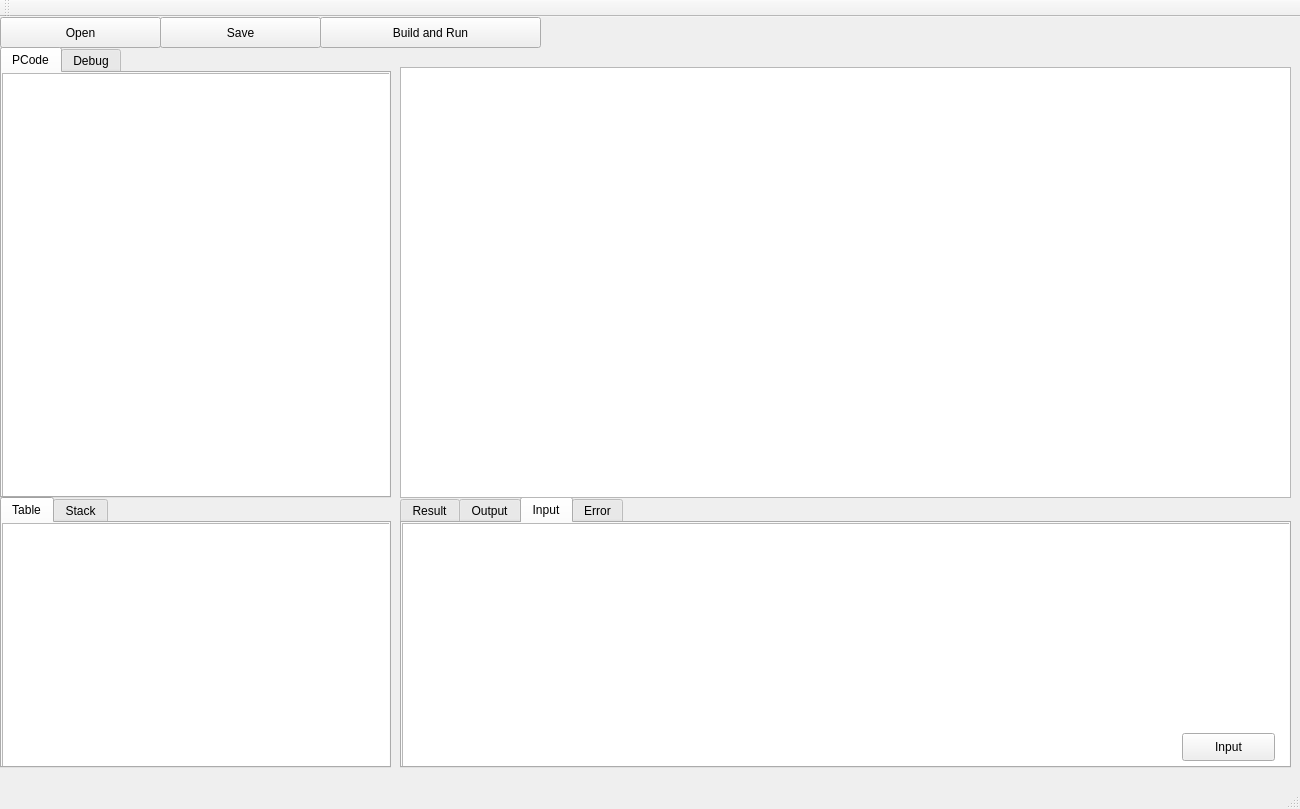
<?xml version="1.0" encoding="UTF-8"?>
<ui version="4.0">
 <class>MainWindow</class>
 <widget class="QMainWindow" name="MainWindow">
  <property name="geometry">
   <rect>
    <x>0</x>
    <y>0</y>
    <width>1300</width>
    <height>809</height>
   </rect>
  </property>
  <property name="windowTitle">
   <string>MainWindow</string>
  </property>
  <widget class="QWidget" name="centralWidget">
   <widget class="QLabel" name="pcodelabel">
    <property name="geometry">
     <rect>
      <x>900</x>
      <y>20</y>
      <width>81</width>
      <height>20</height>
     </rect>
    </property>
    <property name="text">
     <string/>
    </property>
   </widget>
   <widget class="QPushButton" name="buildRunButton">
    <property name="geometry">
     <rect>
      <x>320</x>
      <y>0</y>
      <width>221</width>
      <height>31</height>
     </rect>
    </property>
    <property name="cursor">
     <cursorShape>PointingHandCursor</cursorShape>
    </property>
    <property name="styleSheet">
     <string notr="true">font: 75 12pt &quot;Consolas&quot;;</string>
    </property>
    <property name="text">
     <string>Build and Run</string>
    </property>
   </widget>
   <widget class="QTabWidget" name="tabWidget">
    <property name="geometry">
     <rect>
      <x>400</x>
      <y>480</y>
      <width>891</width>
      <height>271</height>
     </rect>
    </property>
    <property name="whatsThis">
     <string>&lt;html&gt;&lt;head/&gt;&lt;body&gt;&lt;p&gt;&lt;br/&gt;&lt;/p&gt;&lt;/body&gt;&lt;/html&gt;</string>
    </property>
    <property name="styleSheet">
     <string notr="true"/>
    </property>
    <property name="currentIndex">
     <number>2</number>
    </property>
    <widget class="QWidget" name="result">
     <attribute name="title">
      <string>Result</string>
     </attribute>
     <widget class="QPlainTextEdit" name="resultText">
      <property name="geometry">
       <rect>
        <x>0</x>
        <y>0</y>
        <width>891</width>
        <height>251</height>
       </rect>
      </property>
      <property name="readOnly">
       <bool>true</bool>
      </property>
     </widget>
    </widget>
    <widget class="QWidget" name="Output">
     <attribute name="title">
      <string>Output</string>
     </attribute>
     <widget class="QPlainTextEdit" name="outputText">
      <property name="geometry">
       <rect>
        <x>0</x>
        <y>0</y>
        <width>891</width>
        <height>251</height>
       </rect>
      </property>
      <property name="readOnly">
       <bool>true</bool>
      </property>
     </widget>
    </widget>
    <widget class="QWidget" name="Input">
     <attribute name="title">
      <string>Input</string>
     </attribute>
     <widget class="QPlainTextEdit" name="inputText">
      <property name="geometry">
       <rect>
        <x>0</x>
        <y>0</y>
        <width>891</width>
        <height>251</height>
       </rect>
      </property>
      <property name="cursor" stdset="0">
       <cursorShape>IBeamCursor</cursorShape>
      </property>
      <property name="plainText">
       <string/>
      </property>
     </widget>
     <widget class="QPushButton" name="inputButton">
      <property name="geometry">
       <rect>
        <x>780</x>
        <y>210</y>
        <width>93</width>
        <height>28</height>
       </rect>
      </property>
      <property name="text">
       <string>Input</string>
      </property>
     </widget>
    </widget>
    <widget class="QWidget" name="tab">
     <attribute name="title">
      <string>Error</string>
     </attribute>
     <widget class="QPlainTextEdit" name="errorText">
      <property name="geometry">
       <rect>
        <x>0</x>
        <y>0</y>
        <width>891</width>
        <height>251</height>
       </rect>
      </property>
      <property name="readOnly">
       <bool>true</bool>
      </property>
     </widget>
    </widget>
   </widget>
   <widget class="QPlainTextEdit" name="inputTextEdit">
    <property name="geometry">
     <rect>
      <x>400</x>
      <y>50</y>
      <width>891</width>
      <height>431</height>
     </rect>
    </property>
    <property name="cursor" stdset="0">
     <cursorShape>IBeamCursor</cursorShape>
    </property>
    <property name="plainText">
     <string/>
    </property>
   </widget>
   <widget class="QPushButton" name="SaveFileButton">
    <property name="geometry">
     <rect>
      <x>160</x>
      <y>0</y>
      <width>161</width>
      <height>31</height>
     </rect>
    </property>
    <property name="cursor">
     <cursorShape>PointingHandCursor</cursorShape>
    </property>
    <property name="styleSheet">
     <string notr="true">font: 75 12pt &quot;Consolas&quot;;</string>
    </property>
    <property name="text">
     <string>Save</string>
    </property>
   </widget>
   <widget class="QPushButton" name="OpenFileButton">
    <property name="geometry">
     <rect>
      <x>0</x>
      <y>0</y>
      <width>161</width>
      <height>31</height>
     </rect>
    </property>
    <property name="cursor">
     <cursorShape>PointingHandCursor</cursorShape>
    </property>
    <property name="styleSheet">
     <string notr="true">font: 75 12pt &quot;Consolas&quot;;</string>
    </property>
    <property name="text">
     <string>Open</string>
    </property>
   </widget>
   <widget class="QTabWidget" name="tabWidget_2">
    <property name="geometry">
     <rect>
      <x>0</x>
      <y>480</y>
      <width>391</width>
      <height>271</height>
     </rect>
    </property>
    <property name="whatsThis">
     <string>&lt;html&gt;&lt;head/&gt;&lt;body&gt;&lt;p&gt;&lt;br/&gt;&lt;/p&gt;&lt;/body&gt;&lt;/html&gt;</string>
    </property>
    <property name="styleSheet">
     <string notr="true"/>
    </property>
    <property name="currentIndex">
     <number>0</number>
    </property>
    <widget class="QWidget" name="table">
     <attribute name="title">
      <string>Table</string>
     </attribute>
     <widget class="QPlainTextEdit" name="tableText">
      <property name="geometry">
       <rect>
        <x>0</x>
        <y>0</y>
        <width>391</width>
        <height>251</height>
       </rect>
      </property>
      <property name="readOnly">
       <bool>true</bool>
      </property>
     </widget>
    </widget>
    <widget class="QWidget" name="stack">
     <attribute name="title">
      <string>Stack</string>
     </attribute>
     <widget class="QPlainTextEdit" name="stackText">
      <property name="geometry">
       <rect>
        <x>0</x>
        <y>0</y>
        <width>391</width>
        <height>251</height>
       </rect>
      </property>
      <property name="readOnly">
       <bool>true</bool>
      </property>
     </widget>
    </widget>
   </widget>
   <widget class="QTabWidget" name="tabWidget_3">
    <property name="geometry">
     <rect>
      <x>0</x>
      <y>30</y>
      <width>391</width>
      <height>451</height>
     </rect>
    </property>
    <property name="whatsThis">
     <string>&lt;html&gt;&lt;head/&gt;&lt;body&gt;&lt;p&gt;&lt;br/&gt;&lt;/p&gt;&lt;/body&gt;&lt;/html&gt;</string>
    </property>
    <property name="styleSheet">
     <string notr="true"/>
    </property>
    <property name="currentIndex">
     <number>0</number>
    </property>
    <widget class="QWidget" name="pcode">
     <attribute name="title">
      <string>PCode</string>
     </attribute>
     <widget class="QPlainTextEdit" name="pcodeText">
      <property name="geometry">
       <rect>
        <x>0</x>
        <y>0</y>
        <width>391</width>
        <height>431</height>
       </rect>
      </property>
      <property name="readOnly">
       <bool>true</bool>
      </property>
     </widget>
    </widget>
    <widget class="QWidget" name="debug">
     <attribute name="title">
      <string>Debug</string>
     </attribute>
     <widget class="QPlainTextEdit" name="debugText">
      <property name="geometry">
       <rect>
        <x>0</x>
        <y>0</y>
        <width>391</width>
        <height>431</height>
       </rect>
      </property>
      <property name="readOnly">
       <bool>true</bool>
      </property>
     </widget>
     <widget class="QPushButton" name="pushButton">
      <property name="geometry">
       <rect>
        <x>280</x>
        <y>390</y>
        <width>93</width>
        <height>28</height>
       </rect>
      </property>
      <property name="text">
       <string>Next Step</string>
      </property>
     </widget>
    </widget>
   </widget>
   <zorder>tabWidget</zorder>
   <zorder>pcodelabel</zorder>
   <zorder>buildRunButton</zorder>
   <zorder>inputTextEdit</zorder>
   <zorder>SaveFileButton</zorder>
   <zorder>OpenFileButton</zorder>
   <zorder>tabWidget_2</zorder>
   <zorder>tabWidget_3</zorder>
  </widget>
  <widget class="QMenuBar" name="menuBar">
   <property name="geometry">
    <rect>
     <x>0</x>
     <y>0</y>
     <width>1300</width>
     <height>26</height>
    </rect>
   </property>
  </widget>
  <widget class="QToolBar" name="mainToolBar">
   <attribute name="toolBarArea">
    <enum>TopToolBarArea</enum>
   </attribute>
   <attribute name="toolBarBreak">
    <bool>false</bool>
   </attribute>
  </widget>
  <widget class="QStatusBar" name="statusBar"/>
 </widget>
 <layoutdefault spacing="6" margin="11"/>
 <resources/>
 <connections/>
</ui>
